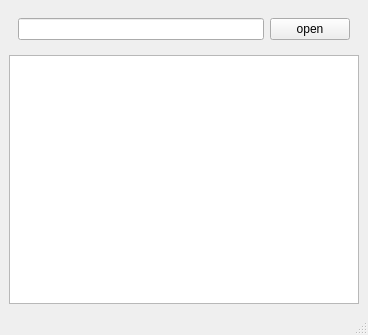
<?xml version="1.0" encoding="UTF-8"?>
<ui version="4.0">
 <class>MainWindow</class>
 <widget class="QMainWindow" name="MainWindow">
  <property name="geometry">
   <rect>
    <x>0</x>
    <y>0</y>
    <width>368</width>
    <height>335</height>
   </rect>
  </property>
  <property name="windowTitle">
   <string>MainWindow</string>
  </property>
  <widget class="QWidget" name="centralwidget">
   <layout class="QVBoxLayout" name="verticalLayout">
    <item>
     <widget class="QWidget" name="widget" native="true">
      <layout class="QHBoxLayout" name="horizontalLayout">
       <item>
        <widget class="QLineEdit" name="lineEdit"/>
       </item>
       <item>
        <widget class="QPushButton" name="btn_open">
         <property name="text">
          <string>open</string>
         </property>
        </widget>
       </item>
      </layout>
     </widget>
    </item>
    <item>
     <widget class="QTextEdit" name="textEdit"/>
    </item>
   </layout>
  </widget>
  <widget class="QMenuBar" name="menubar">
   <property name="geometry">
    <rect>
     <x>0</x>
     <y>0</y>
     <width>368</width>
     <height>22</height>
    </rect>
   </property>
  </widget>
  <widget class="QStatusBar" name="statusbar"/>
 </widget>
 <resources/>
 <connections/>
</ui>
